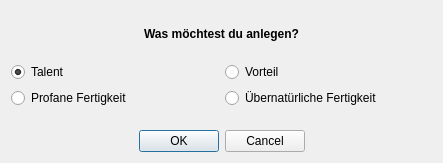
<?xml version="1.0" encoding="UTF-8"?>
<ui version="4.0">
 <class>Dialog</class>
 <widget class="QDialog" name="Dialog">
  <property name="windowModality">
   <enum>Qt::NonModal</enum>
  </property>
  <property name="geometry">
   <rect>
    <x>0</x>
    <y>0</y>
    <width>443</width>
    <height>163</height>
   </rect>
  </property>
  <property name="windowTitle">
   <string>Sephrasto - Datenbankeintrag anlegen...</string>
  </property>
  <layout class="QGridLayout" name="gridLayout_2">
   <item row="0" column="0">
    <layout class="QVBoxLayout" name="verticalLayout">
     <item>
      <spacer name="verticalSpacer_3">
       <property name="orientation">
        <enum>Qt::Vertical</enum>
       </property>
       <property name="sizeHint" stdset="0">
        <size>
         <width>20</width>
         <height>40</height>
        </size>
       </property>
      </spacer>
     </item>
     <item>
      <widget class="QLabel" name="label">
       <property name="font">
        <font>
         <weight>75</weight>
         <bold>true</bold>
        </font>
       </property>
       <property name="layoutDirection">
        <enum>Qt::RightToLeft</enum>
       </property>
       <property name="text">
        <string>Was möchtest du anlegen?</string>
       </property>
       <property name="alignment">
        <set>Qt::AlignCenter</set>
       </property>
      </widget>
     </item>
     <item>
      <spacer name="verticalSpacer_2">
       <property name="orientation">
        <enum>Qt::Vertical</enum>
       </property>
       <property name="sizeHint" stdset="0">
        <size>
         <width>20</width>
         <height>40</height>
        </size>
       </property>
      </spacer>
     </item>
     <item>
      <layout class="QGridLayout" name="gridLayout">
       <item row="0" column="0">
        <widget class="QRadioButton" name="buttonTalent">
         <property name="text">
          <string>Talent</string>
         </property>
         <property name="checked">
          <bool>true</bool>
         </property>
        </widget>
       </item>
       <item row="1" column="1">
        <widget class="QRadioButton" name="buttonUebernatuerlich">
         <property name="text">
          <string>Übernatürliche Fertigkeit</string>
         </property>
        </widget>
       </item>
       <item row="1" column="0">
        <widget class="QRadioButton" name="buttonFertigkeit">
         <property name="text">
          <string>Profane Fertigkeit</string>
         </property>
        </widget>
       </item>
       <item row="0" column="1">
        <widget class="QRadioButton" name="buttonVorteil">
         <property name="text">
          <string>Vorteil</string>
         </property>
        </widget>
       </item>
      </layout>
     </item>
     <item>
      <spacer name="verticalSpacer">
       <property name="orientation">
        <enum>Qt::Vertical</enum>
       </property>
       <property name="sizeHint" stdset="0">
        <size>
         <width>20</width>
         <height>40</height>
        </size>
       </property>
      </spacer>
     </item>
     <item>
      <widget class="QDialogButtonBox" name="buttonBox">
       <property name="orientation">
        <enum>Qt::Horizontal</enum>
       </property>
       <property name="standardButtons">
        <set>QDialogButtonBox::Cancel|QDialogButtonBox::Ok</set>
       </property>
       <property name="centerButtons">
        <bool>true</bool>
       </property>
      </widget>
     </item>
    </layout>
   </item>
  </layout>
 </widget>
 <tabstops>
  <tabstop>buttonTalent</tabstop>
  <tabstop>buttonVorteil</tabstop>
  <tabstop>buttonFertigkeit</tabstop>
  <tabstop>buttonUebernatuerlich</tabstop>
 </tabstops>
 <resources/>
 <connections>
  <connection>
   <sender>buttonBox</sender>
   <signal>accepted()</signal>
   <receiver>Dialog</receiver>
   <slot>accept()</slot>
   <hints>
    <hint type="sourcelabel">
     <x>249</x>
     <y>159</y>
    </hint>
    <hint type="destinationlabel">
     <x>157</x>
     <y>274</y>
    </hint>
   </hints>
  </connection>
  <connection>
   <sender>buttonBox</sender>
   <signal>rejected()</signal>
   <receiver>Dialog</receiver>
   <slot>reject()</slot>
   <hints>
    <hint type="sourcelabel">
     <x>309</x>
     <y>159</y>
    </hint>
    <hint type="destinationlabel">
     <x>286</x>
     <y>274</y>
    </hint>
   </hints>
  </connection>
 </connections>
</ui>
